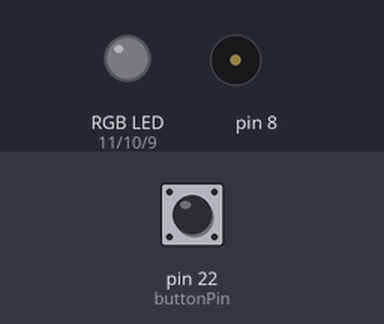
A sketch run on a simulated Arduino Mega 2560, built with avr-gcc and run on an emulated ATmega2560. On the bench: an RGB LED mixed from three pins (HIGH = lit), buzzer (waves = sounding). The inputs (shaded band) are chosen by the test bench; at power-on: pin 22 (buttonPin) LOW.

Above: at 2.8 s.
2.9 s: pin 22 (buttonPin) pulled HIGH for 1.2 s
At 3.43 s:
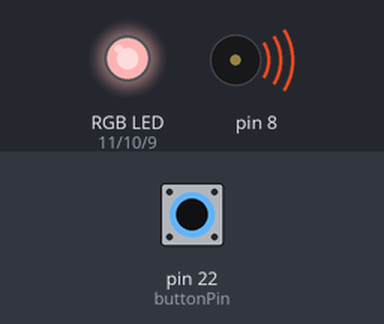
At 4.19 s:
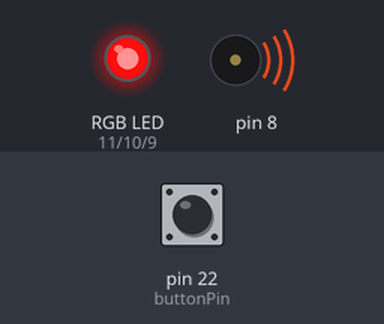
Timing chart, 0 to 39.7 s (numbered marks = the images above; inputs shaded):
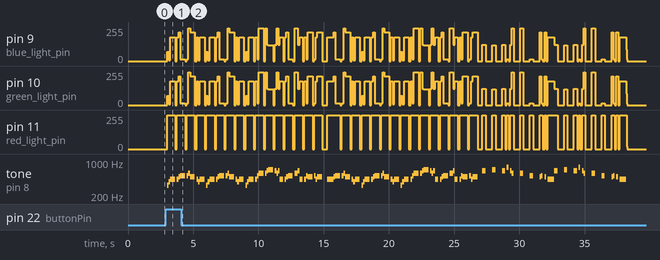

The sketch:

Music.ino
```cpp
//Table of Notes to frequencys
#define note_B0  31
#define note_C1  33
#define note_CS1 35
#define note_D1  37
#define note_DS1 39
#define note_E1  41
#define note_F1  44
#define note_FS1 46
#define note_G1  49
#define note_GS1 52
#define note_A1  55
#define note_AS1 58
#define note_B1  62
#define note_C2  65
#define note_CS2 69
#define note_D2  73
#define note_DS2 78
#define note_E2  82
#define note_F2  87
#define note_FS2 93
#define note_G2  98
#define note_GS2 104
#define note_A2  110
#define note_AS2 117
#define note_B2  123
#define note_C3  131
#define note_CS3 139
#define note_D3  147
#define note_DS3 156
#define note_E3  165
#define note_F3  175
#define note_FS3 185
#define note_G3  196
#define note_GS3 208
#define note_A3  220
#define note_AS3 233
#define note_B3  247
#define note_C4  262
#define note_CS4 277
#define note_D4  294
#define note_DS4 311
#define note_E4  330
#define note_F4  349
#define note_FS4 370
#define note_G4  392
#define note_GS4 415
#define note_A4  440
#define note_AS4 466
#define note_B4  494
#define note_C5  523
#define note_CS5 554
#define note_D5  587
#define note_DS5 622
#define note_E5  659
#define note_F5  698
#define note_FS5 740
#define note_G5  784
#define note_GS5 831
#define note_A5  880
#define note_AS5 932
#define note_B5  988
#define note_C6  1047
#define note_CS6 1109
#define note_D6  1175
#define note_DS6 1245
#define note_E6  1319
#define note_F6  1397
#define note_FS6 1480
#define note_G6  1568
#define note_GS6 1661
#define note_A6  1760
#define note_AS6 1865
#define note_B6  1976
#define note_C7  2093
#define note_CS7 2217
#define note_D7  2349
#define note_DS7 2489
#define note_E7  2637
#define note_F7  2794
#define note_FS7 2960
#define note_G7  3136
#define note_GS7 3322
#define note_A7  3520
#define note_AS7 3729
#define note_B7  3951
#define note_C8  4186
#define note_CS8 4435
#define note_D8  4699
#define note_DS8 4978

//music transcribed from https://www.virtualsheetmusic.com/score/HL-359773.html
int melody[] = {
  note_E4, note_G4, note_A4, note_A4, 0,
    note_A4, note_B4, note_C5, note_C5, 0,
    note_C5, note_D5, note_B4, note_B4, 0,
    note_A4, note_G4, note_A4, 0,

    note_E4, note_G4, note_A4, note_A4, 0,
    note_A4, note_B4, note_C5, note_C5, 0,
    note_C5, note_D5, note_B4, note_B4, 0,
    note_A4, note_G4, note_A4, 0,

    note_E4, note_G4, note_A4, note_A4, 0,
    note_A4, note_C5, note_D5, note_D5, 0,
    note_D5, note_E5, note_F5, note_F5, 0,
    note_E5, note_D5, note_E5, note_A4, 0,

    note_A4, note_B4, note_C5, note_C5, 0,
    note_D5, note_E5, note_A4, 0,
    note_A4, note_C5, note_B4, note_B4, 0,
    note_C5, note_A4, note_B4, 0,

    note_A4, note_A4,

    //Repeat of first part
    note_A4, note_B4, note_C5, note_C5, 0,
    note_C5, note_D5, note_B4, note_B4, 0,
    note_A4, note_G4, note_A4, 0,

    note_E4, note_G4, note_A4, note_A4, 0,
    note_A4, note_B4, note_C5, note_C5, 0,
    note_C5, note_D5, note_B4, note_B4, 0,
    note_A4, note_G4, note_A4, 0,

    note_E4, note_G4, note_A4, note_A4, 0,
    note_A4, note_C5, note_D5, note_D5, 0,
    note_D5, note_E5, note_F5, note_F5, 0,
    note_E5, note_D5, note_E5, note_A4, 0,

    note_A4, note_B4, note_C5, note_C5, 0,
    note_D5, note_E5, note_A4, 0,
    note_A4, note_C5, note_B4, note_B4, 0,
    note_C5, note_A4, note_B4, 0,
    //End of Repeat

    note_E5, 0, 0, note_F5, 0, 0,
    note_E5, note_E5, 0, note_G5, 0, note_E5, note_D5, 0, 0,
    note_D5, 0, 0, note_C5, 0, 0,
    note_B4, note_C5, 0, note_B4, 0, note_A4,

    note_E5, 0, 0, note_F5, 0, 0,
    note_E5, note_E5, 0, note_G5, 0, note_E5, note_D5, 0, 0,
    note_D5, 0, 0, note_C5, 0, 0,
    note_B4, note_C5, 0, note_B4, 0, note_A4};

// note durations: 8 = eighth note, 4 = quarter note, 2.66 = quarter + eigth or 3 8th notes , 2 = half
double noteDurations[] = {
    8, 8, 4, 8, 8,
    8, 8, 4, 8, 8,
    8, 8, 4, 8, 8,
    8, 8, 2.66, 8,

    8, 8, 4, 8, 8,
    8, 8, 4, 8, 8,
    8, 8, 4, 8, 8,
    8, 8, 2.66, 8,

    8, 8, 4, 8, 8,
    8, 8, 4, 8, 8,
    8, 8, 4, 8, 8,
    8, 8, 8, 4, 8,

    8, 8, 4, 8, 8,
    4, 8, 4, 8,
    8, 8, 4, 8, 8,
    8, 8, 2.66, 2.66,

    4, 8,
    //Repeat of First Part
    8, 8, 4, 8, 8,
    8, 8, 4, 8, 8,
    8, 8, 2.66, 8,

    8, 8, 4, 8, 8,
    8, 8, 4, 8, 8,
    8, 8, 4, 8, 8,
    8, 8, 2.66, 8,

    8, 8, 4, 8, 8,
    8, 8, 4, 8, 8,
    8, 8, 4, 8, 8,
    8, 8, 8, 4, 8,

    8, 8, 4, 8, 8,
    4, 8, 4, 8,
    8, 8, 4, 8, 8,
    8, 8, 2.66, 2.66,
    //End of Repeat

    4, 8, 2.66, 4, 8, 2.66,
    8, 8, 8, 8, 8, 8, 8, 8, 2.66,
    4, 8, 2.66, 4, 8, 2.66,
    8, 8, 8, 8, 8, 2,

    4, 8, 2.66, 4, 8, 2.66,
    8, 8, 8, 8, 8, 8, 8, 8, 2.66,
    4, 8, 2.66, 4, 8, 2.66,
    8, 8, 8, 8, 8, 2};

int red_light_pin= 11;
int green_light_pin = 10;
int blue_light_pin = 9;
int buttonPin = 22;
int buttonState = 0;

//creates a function to easily write out rgb values to the led
void RGB_color(int red_light_value, int green_light_value, int blue_light_value)
 {
  analogWrite(red_light_pin, red_light_value);
  analogWrite(green_light_pin, green_light_value);
  analogWrite(blue_light_pin, blue_light_value);
}

boolean playSong(){
  //iterate through entire song
   for (int currentNote = 0; currentNote < sizeof(noteDurations); currentNote++) {
    int beats = int(1000/noteDurations[currentNote]);//converts to milliseconds
    int temp = melody[currentNote];
     //maping frequency to rgb values
    int tempR = map(temp, 0, 255, 0, 5000);
    int tempG = map(temp, 0, 255, 0, 5000);
    int tempB = map(temp, 0, 255, 0, 5000);
    RGB_color(tempR, tempG, tempB); //set color
    tone(8, temp, beats); //change frequency

    delay(beats); //hold for note duration
    RGB_color(0, 0, 0); //reset led
    noTone(8); //reset buzzer
  } return true; //return a value in case if want to have a check later on for completness
 }
void setup() {
  Serial.begin(9600);
  //Set up RGB led
  pinMode(red_light_pin, OUTPUT);
  pinMode(green_light_pin, OUTPUT);
  pinMode(blue_light_pin, OUTPUT);
  //Set up button
  pinMode(buttonPin, INPUT);
  }
void loop() {
  buttonState = digitalRead(buttonPin);
  if (buttonState == HIGH) {
    // turn on music:
    playSong();
  }
  delay(1000);
}
```

Measured:
- after the input at 2.9 s, pin 9 (blue_light_pin): 0/255 → 70/255 after 0.10 s, → 6/255 0.13 s later, → 179/255 0.13 s later, → 0/255 0.38 s later, … (171 changes in this stretch); pin 10 (green_light_pin): 0/255 → 70/255 after 0.10 s, → 6/255 0.13 s later, → 179/255 0.13 s later, → 0/255 0.38 s later, … (171 changes in this stretch)
